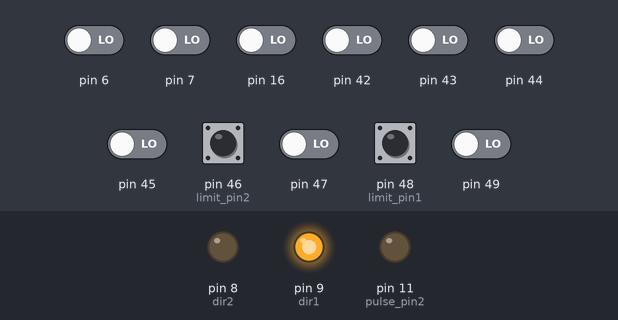
Recording of a sketch running on a simulated Arduino Mega 2560, built with avr-gcc and run on an emulated ATmega2560. On the bench: output pins drawn as LEDs (lit = HIGH). Inputs (shaded band) come from the test bench; at power-on: pin 46 (limit_pin2), pin 48 (limit_pin1) HIGH, pin 6, pin 7, pin 16, pin 42–45, pin 47, pin 49 LOW. Pins used as bus, display or sensor lines are not drawn.

Above: at 1.0 s.
At 10.0 s:
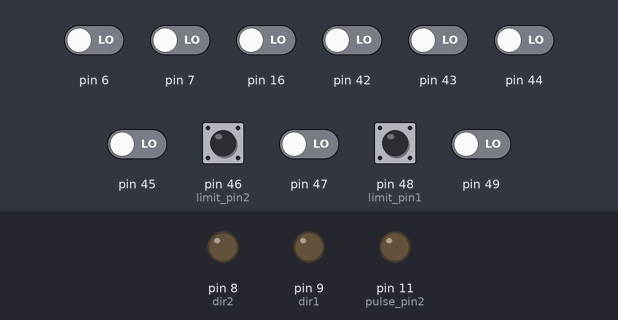
At 18.1 s:
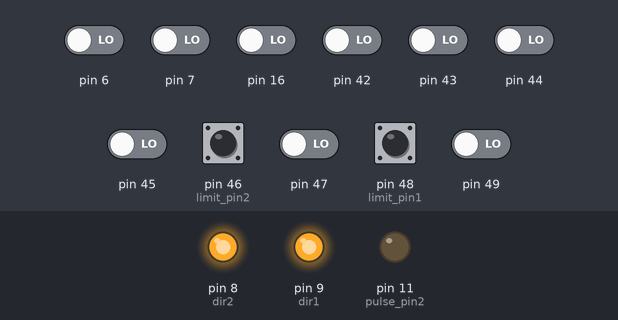
Timing chart, 0 to 18.6 s (numbered marks = the images above):
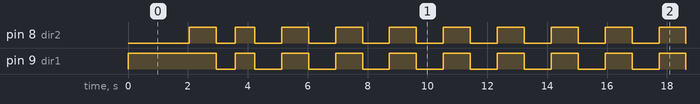

The sketch:

Tf_mini_seperate_ISR_algorithm_2.ino
```cpp
#include <util/delay.h>
#include <avr/io.h>
#include <avr/interrupt.h>
//1 -> stepper to the right of BTM
//2 -> stepper to the left of BTM
#define limit_pin1 PL1  //PIN 46
#define limit_pin2 PL3  //PIN 48
#define pulse_pin1 PB4  //PIN 10
#define pulse_pin2 PB5  //PIN 11
#define dir1 PH6        //PIN 9
#define dir2 PH5        //PIN 8

uint8_t c = 0, check = 2,a=1;
uint16_t min_dist = 65535, min_steps = 0;
uint16_t prev_pos = 0, pulse = 0;
uint16_t dist1 = 0, dist2 = 0;
uint8_t i = 0, tf_data1[7], check1 = 0, checksum1 = 0xB2;
uint8_t j = 0, tf_data2[7], check2 = 0, checksum2 = 0xB2;
double target_dist = 0, target_angle = 0, dist_of_sep = 7.5, offset = 4.2;
int main() {
  DDRL &= ~((1 << limit_pin1) | (1 << limit_pin2));
  DDRB |= ((1 << pulse_pin1) | (1 << pulse_pin2));
  DDRH |= ((1 << dir1) | (1 << dir2));
  PORTL |= ((1 << limit_pin1) | (1 << limit_pin2));
  Serial.begin(115200);
while ((!(PINL & (1 << limit_pin1)))  | (!(PINL & (1 << limit_pin2)))) {

    if (!(PINL & (1 << limit_pin1))) {
      PORTH &= ~(1 << dir1);
      PORTB ^= (1 << pulse_pin1);
    }
    else {
      PORTH &= ~(1 << dir1);
      PORTB &= ~(1 << pulse_pin1);

    }
    if (!(PINL & (1 << limit_pin2))) {
      PORTH &= ~(1 << dir2);
      PORTB ^= (1 << pulse_pin2);
    }
    else {
      PORTH &= ~(1 << dir2);
      PORTB &= ~(1 << pulse_pin2);
    }
    _delay_us(500);
  }
//  while (!(PINL & (1 << limit_pin1))){
//    PORTH &= ~(1 << dir1);
//    if (!(PINL & (1 << limit_pin1))){
//      PORTB ^= (1 << pulse_pin1);
//    }
//    else {
//      PORTB &= ~(1 << pulse_pin1);
//    }
//    _delay_us(500);
//  }
//  while (!(PINL & (1 << limit_pin2))){
//    PORTH &= ~(1 << dir2);
//    PORTB ^= (1 << pulse_pin2);
//    _delay_us(500);
//  }
  c = 80;
  while (c > 0) {
    PORTH |= (1 << dir1);
    PORTB ^= (1 << pulse_pin1);
    _delay_us(500);
    c--;
  }
  min_dist = 65535;
  prev_pos = 0;
  //  prev_pos2 = 0;
  timer_setup(500);
  _delay_ms(2000);
  Serial_int_setup();
  while (1) {
    //    Serial.print(dist1);
    //    Serial.print("    ");
    //    Serial.print(dist2);
    //    Serial.print("    ");
    //    Serial.print(min_dist);
    //    Serial.print("    ");
    //        Serial.println(check);
    //    Serial.print("    ");
    //    Serial.println(prev_pos);
    if (a == 0) {
      if (prev_pos == 900) {
        //      Serial.println(min_steps);
        angle_calculation(min_steps, min_dist);
        min_dist = 65535;
        a=1;
        set_pos(0);
      }
    }
    else {
      if (prev_pos == 0) {
        angle_calculation(min_steps, min_dist);
        min_dist == 65535;
        a=0;
        set_pos(900);
      }
    }
  }
}

void Serial_int_setup() {
  cli();
  //  UBRR1L = 8;
  //  UBRR1H = 0x00;
  //  UCSR1B = 0x38;
  //  UCSR1C = 0x06;
  UBRR2L = 0x08;
  UBRR3L = 8;
  UBRR3H = 0x00;
  UCSR2C = (1 << UCSZ20) | (1 << UCSZ21);
  UCSR2B = (1 << RXEN2) | (1 << RXCIE2);
  UCSR3B = 0x98;
  UCSR3C = 0x06;
  sei();
}

void timer_setup(int w) {
  cli();
  TCCR1A = 0;
  TCCR1B = 0;
  TCNT1 = 0;
  OCR1A = pulse_width(w);
  TCCR1B |= (1 << WGM12);
  TCCR1B |= (1 << CS11);
  sei();
}

int pulse_width(int width) {
  return (width * 2) - 1;
}

void set_pos(int pos) {
  if (pos < prev_pos) {
    PORTH &= ~((1 << dir1) | (1 << dir2));
  }
  else {
    PORTH |= ((1 << dir1) | (1 << dir2));
  }
  //  if (pos < prev_pos2) {
  //    PORTH &= ~(1 << dir2);
  //  }
  //  else {
  //    PORTH |= (1 << dir2);
  //  }
  //  pulse1 = abs(prev_pos1 - pos);
  pulse = abs(prev_pos - pos);
  TIMSK1 |= (1 << OCIE1A);
}

void angle_calculation(float steps, float d) {
  double rad = (steps * 0.00196);
  target_dist = sq(d + offset) + sq(dist_of_sep) - ((d + offset) * 2.0 * dist_of_sep * cos(rad));
  target_dist = sqrt(target_dist);
  target_angle = (asin(((sin(rad) * (d + offset)) / target_dist)) * 57.3248);
}

ISR(USART3_RX_vect) {
  if (i < 2) {
    if (UDR3 == 0x59) {
      i++;
    }
    else {
      i = 0;
    }
  }
  else {
    if (i < 8) {
      tf_data1[i - 2] = UDR3;
      checksum1 += tf_data1[i - 2];
      i++;
    }
    else {
      check1 = UDR3;
      if (checksum1 == check1) {
        dist1 = tf_data1[0] + tf_data1[1] * 256;
        checksum1 = 0xB2;
        if ((dist1 < dist2) && (dist1 < min_dist)) {
          min_dist = dist1;
          min_steps = prev_pos;
          //          check = 1;
        }
      }
      i = 0;
    }
  }
}

ISR(USART2_RX_vect) {
  if (j < 2) {
    if (UDR2 == 0x59) {
      j++;
    }
    else {
      j = 0;
    }
  }
  else {
    if (j < 8) {
      tf_data2[j - 2] = UDR2;
      checksum2 += tf_data2[j - 2];
      j++;
    }
    else {
      check2 = UDR2;
      if (checksum2 == check2) {
        dist2 = tf_data2[0] + tf_data2[1] * 256;
        if (dist2 == 0) dist2 = 65535;
        checksum2 = 0xB2;
        if ((dist2 < dist1) && (dist2 < min_dist)) {
          min_dist = dist2;
          min_steps = prev_pos;
          //          check = 0;
        }
      }
      j = 0;
    }
  }
}

ISR(TIMER1_COMPA_vect)
{
  if (pulse == 0) {
    TIMSK1 &= ~(1 << OCIE1A);
  }
  else {
    if (pulse > 0) {
      PORTB ^= ((1 << pulse_pin1));
      if ((PINB & (1 << pulse_pin1)) == 0) {
        pulse--;
        if ((PINH & 0x20) == 0x20) {
          prev_pos++;
        }
        else prev_pos--;
        //        Serial.println(prev_pos);
      }
    }
    //    else if (pulse1 == 0)
    //    {
    //      PORTB &= ~(1 << pulse_pin1);
    //    }
    //  if (pulse2 > 0){
    //    PORTB ^= (1 << pulse_pin2);
    //    if ((PINB & 0x20) == 0){
    //      pulse2--;
    //      if ((PINH & 0x20) == 0x20){
    //        prev_pos2++;
    //      }
    //      else prev_pos2--;
    //    }
    //    }
    //    else if (pulse2 == 0)
    //  {
    //    PORTB &= ~(1 << pulse_pin2);
    //  }
    //  }
  }
}

//ISR(USART1_UDRE_vect) {
//  UDR1 = theta;
//}
```

Measured:
- by itself, pin 8 (dir2): goes HIGH 0.90 s, LOW 0.65 s, HIGH 0.65 s, 69 × (LOW 0.90 s, HIGH 0.90 s), LOW 0.90 s, then HIGH
- by itself, pin 9 (dir1): goes HIGH 2.9 s, LOW 0.65 s, HIGH 0.65 s, 69 × (LOW 0.90 s, HIGH 0.90 s), LOW 0.90 s, then HIGH
- by itself, everything shown: repeats every 16.2 s, in 18 steps
